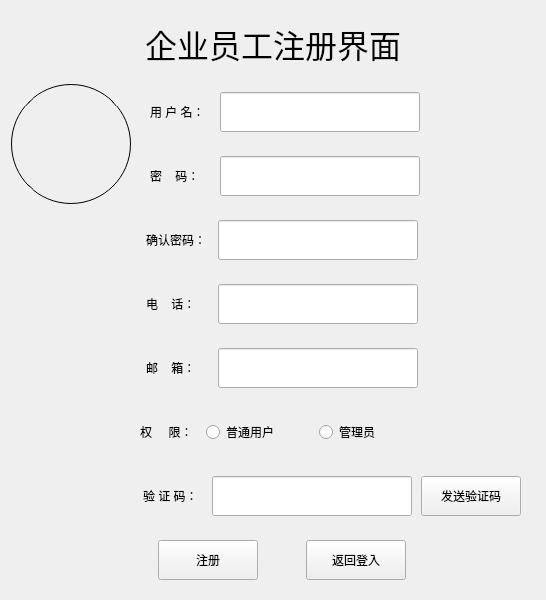
<?xml version="1.0" encoding="UTF-8"?>
<ui version="4.0">
 <class>Regist</class>
 <widget class="QDialog" name="Regist">
  <property name="geometry">
   <rect>
    <x>0</x>
    <y>0</y>
    <width>546</width>
    <height>586</height>
   </rect>
  </property>
  <property name="windowTitle">
   <string>Dialog</string>
  </property>
  <layout class="QVBoxLayout" name="verticalLayout">
   <item>
    <widget class="QWidget" name="widget" native="true">
     <layout class="QHBoxLayout" name="horizontalLayout">
      <item>
       <widget class="QLabel" name="label">
        <property name="font">
         <font>
          <family>Arial</family>
          <pointsize>24</pointsize>
         </font>
        </property>
        <property name="text">
         <string>企业员工注册界面</string>
        </property>
        <property name="alignment">
         <set>Qt::AlignCenter</set>
        </property>
       </widget>
      </item>
     </layout>
    </widget>
   </item>
   <item>
    <layout class="QGridLayout" name="gridLayout">
     <item row="0" column="0" rowspan="2">
      <widget class="QPushButton" name="pushButton_icon">
       <property name="minimumSize">
        <size>
         <width>120</width>
         <height>120</height>
        </size>
       </property>
       <property name="maximumSize">
        <size>
         <width>120</width>
         <height>120</height>
        </size>
       </property>
       <property name="styleSheet">
        <string notr="true">border:1px solid blcak;
border-radius:60px;</string>
       </property>
       <property name="text">
        <string/>
       </property>
       <property name="flat">
        <bool>false</bool>
       </property>
      </widget>
     </item>
     <item row="0" column="1">
      <widget class="QWidget" name="widget_2" native="true">
       <layout class="QHBoxLayout" name="horizontalLayout_2">
        <item>
         <widget class="QLabel" name="label_2">
          <property name="minimumSize">
           <size>
            <width>60</width>
            <height>40</height>
           </size>
          </property>
          <property name="maximumSize">
           <size>
            <width>60</width>
            <height>40</height>
           </size>
          </property>
          <property name="text">
           <string>用 户 名：</string>
          </property>
         </widget>
        </item>
        <item>
         <widget class="QLineEdit" name="lineEdit_user">
          <property name="minimumSize">
           <size>
            <width>200</width>
            <height>40</height>
           </size>
          </property>
          <property name="maximumSize">
           <size>
            <width>200</width>
            <height>40</height>
           </size>
          </property>
         </widget>
        </item>
        <item>
         <spacer name="horizontalSpacer_13">
          <property name="orientation">
           <enum>Qt::Horizontal</enum>
          </property>
          <property name="sizeType">
           <enum>QSizePolicy::Fixed</enum>
          </property>
          <property name="sizeHint" stdset="0">
           <size>
            <width>100</width>
            <height>20</height>
           </size>
          </property>
         </spacer>
        </item>
       </layout>
      </widget>
     </item>
     <item row="1" column="1">
      <widget class="QWidget" name="widget_3" native="true">
       <layout class="QHBoxLayout" name="horizontalLayout_3">
        <item>
         <widget class="QLabel" name="label_3">
          <property name="minimumSize">
           <size>
            <width>60</width>
            <height>40</height>
           </size>
          </property>
          <property name="maximumSize">
           <size>
            <width>60</width>
            <height>40</height>
           </size>
          </property>
          <property name="text">
           <string>密    码：</string>
          </property>
         </widget>
        </item>
        <item>
         <widget class="QLineEdit" name="lineEdit_pwd">
          <property name="minimumSize">
           <size>
            <width>200</width>
            <height>40</height>
           </size>
          </property>
          <property name="maximumSize">
           <size>
            <width>200</width>
            <height>40</height>
           </size>
          </property>
          <property name="echoMode">
           <enum>QLineEdit::Password</enum>
          </property>
         </widget>
        </item>
        <item>
         <spacer name="horizontalSpacer_14">
          <property name="orientation">
           <enum>Qt::Horizontal</enum>
          </property>
          <property name="sizeType">
           <enum>QSizePolicy::Fixed</enum>
          </property>
          <property name="sizeHint" stdset="0">
           <size>
            <width>100</width>
            <height>20</height>
           </size>
          </property>
         </spacer>
        </item>
       </layout>
      </widget>
     </item>
    </layout>
   </item>
   <item>
    <widget class="QWidget" name="widget_4" native="true">
     <layout class="QHBoxLayout" name="horizontalLayout_4">
      <item>
       <spacer name="horizontalSpacer_5">
        <property name="orientation">
         <enum>Qt::Horizontal</enum>
        </property>
        <property name="sizeType">
         <enum>QSizePolicy::Fixed</enum>
        </property>
        <property name="sizeHint" stdset="0">
         <size>
          <width>120</width>
          <height>20</height>
         </size>
        </property>
       </spacer>
      </item>
      <item>
       <widget class="QLabel" name="label_4">
        <property name="minimumSize">
         <size>
          <width>60</width>
          <height>40</height>
         </size>
        </property>
        <property name="maximumSize">
         <size>
          <width>60</width>
          <height>40</height>
         </size>
        </property>
        <property name="text">
         <string>确认密码：</string>
        </property>
       </widget>
      </item>
      <item>
       <widget class="QLineEdit" name="lineEdit_pwd_confirm">
        <property name="minimumSize">
         <size>
          <width>200</width>
          <height>40</height>
         </size>
        </property>
        <property name="maximumSize">
         <size>
          <width>200</width>
          <height>40</height>
         </size>
        </property>
        <property name="echoMode">
         <enum>QLineEdit::Password</enum>
        </property>
       </widget>
      </item>
      <item>
       <spacer name="horizontalSpacer_16">
        <property name="orientation">
         <enum>Qt::Horizontal</enum>
        </property>
        <property name="sizeType">
         <enum>QSizePolicy::Fixed</enum>
        </property>
        <property name="sizeHint" stdset="0">
         <size>
          <width>100</width>
          <height>20</height>
         </size>
        </property>
       </spacer>
      </item>
     </layout>
    </widget>
   </item>
   <item>
    <widget class="QWidget" name="widget_5" native="true">
     <layout class="QHBoxLayout" name="horizontalLayout_5">
      <item>
       <spacer name="horizontalSpacer_7">
        <property name="orientation">
         <enum>Qt::Horizontal</enum>
        </property>
        <property name="sizeType">
         <enum>QSizePolicy::Fixed</enum>
        </property>
        <property name="sizeHint" stdset="0">
         <size>
          <width>120</width>
          <height>20</height>
         </size>
        </property>
       </spacer>
      </item>
      <item>
       <widget class="QLabel" name="label_5">
        <property name="minimumSize">
         <size>
          <width>60</width>
          <height>40</height>
         </size>
        </property>
        <property name="maximumSize">
         <size>
          <width>60</width>
          <height>40</height>
         </size>
        </property>
        <property name="text">
         <string>电    话：</string>
        </property>
       </widget>
      </item>
      <item>
       <widget class="QLineEdit" name="lineEdit_phone">
        <property name="minimumSize">
         <size>
          <width>200</width>
          <height>40</height>
         </size>
        </property>
        <property name="maximumSize">
         <size>
          <width>200</width>
          <height>40</height>
         </size>
        </property>
       </widget>
      </item>
      <item>
       <spacer name="horizontalSpacer_18">
        <property name="orientation">
         <enum>Qt::Horizontal</enum>
        </property>
        <property name="sizeType">
         <enum>QSizePolicy::Fixed</enum>
        </property>
        <property name="sizeHint" stdset="0">
         <size>
          <width>100</width>
          <height>20</height>
         </size>
        </property>
       </spacer>
      </item>
     </layout>
    </widget>
   </item>
   <item>
    <widget class="QWidget" name="widget_6" native="true">
     <layout class="QHBoxLayout" name="horizontalLayout_6">
      <item>
       <spacer name="horizontalSpacer_9">
        <property name="orientation">
         <enum>Qt::Horizontal</enum>
        </property>
        <property name="sizeType">
         <enum>QSizePolicy::Fixed</enum>
        </property>
        <property name="sizeHint" stdset="0">
         <size>
          <width>120</width>
          <height>20</height>
         </size>
        </property>
       </spacer>
      </item>
      <item>
       <widget class="QLabel" name="label_6">
        <property name="minimumSize">
         <size>
          <width>60</width>
          <height>40</height>
         </size>
        </property>
        <property name="maximumSize">
         <size>
          <width>60</width>
          <height>40</height>
         </size>
        </property>
        <property name="text">
         <string>邮    箱：</string>
        </property>
       </widget>
      </item>
      <item>
       <widget class="QLineEdit" name="lineEdit_email">
        <property name="minimumSize">
         <size>
          <width>200</width>
          <height>40</height>
         </size>
        </property>
        <property name="maximumSize">
         <size>
          <width>200</width>
          <height>40</height>
         </size>
        </property>
       </widget>
      </item>
      <item>
       <spacer name="horizontalSpacer_19">
        <property name="orientation">
         <enum>Qt::Horizontal</enum>
        </property>
        <property name="sizeType">
         <enum>QSizePolicy::Fixed</enum>
        </property>
        <property name="sizeHint" stdset="0">
         <size>
          <width>100</width>
          <height>20</height>
         </size>
        </property>
       </spacer>
      </item>
     </layout>
    </widget>
   </item>
   <item>
    <widget class="QWidget" name="widget_7" native="true">
     <layout class="QHBoxLayout" name="horizontalLayout_7">
      <property name="spacing">
       <number>6</number>
      </property>
      <item>
       <spacer name="horizontalSpacer_11">
        <property name="orientation">
         <enum>Qt::Horizontal</enum>
        </property>
        <property name="sizeType">
         <enum>QSizePolicy::Fixed</enum>
        </property>
        <property name="sizeHint" stdset="0">
         <size>
          <width>120</width>
          <height>20</height>
         </size>
        </property>
       </spacer>
      </item>
      <item>
       <widget class="QLabel" name="label_7">
        <property name="minimumSize">
         <size>
          <width>60</width>
          <height>40</height>
         </size>
        </property>
        <property name="maximumSize">
         <size>
          <width>60</width>
          <height>40</height>
         </size>
        </property>
        <property name="text">
         <string>权     限： </string>
        </property>
       </widget>
      </item>
      <item>
       <widget class="QRadioButton" name="radioButton_normal">
        <property name="text">
         <string>普通用户</string>
        </property>
       </widget>
      </item>
      <item>
       <widget class="QRadioButton" name="radioButton_admin">
        <property name="text">
         <string>管理员</string>
        </property>
       </widget>
      </item>
      <item>
       <spacer name="horizontalSpacer_20">
        <property name="orientation">
         <enum>Qt::Horizontal</enum>
        </property>
        <property name="sizeType">
         <enum>QSizePolicy::Fixed</enum>
        </property>
        <property name="sizeHint" stdset="0">
         <size>
          <width>100</width>
          <height>20</height>
         </size>
        </property>
       </spacer>
      </item>
     </layout>
    </widget>
   </item>
   <item>
    <widget class="QWidget" name="widget_9" native="true">
     <layout class="QHBoxLayout" name="horizontalLayout_9">
      <item>
       <spacer name="horizontalSpacer_15">
        <property name="orientation">
         <enum>Qt::Horizontal</enum>
        </property>
        <property name="sizeType">
         <enum>QSizePolicy::Fixed</enum>
        </property>
        <property name="sizeHint" stdset="0">
         <size>
          <width>120</width>
          <height>20</height>
         </size>
        </property>
       </spacer>
      </item>
      <item>
       <widget class="QLabel" name="label_9">
        <property name="minimumSize">
         <size>
          <width>60</width>
          <height>40</height>
         </size>
        </property>
        <property name="maximumSize">
         <size>
          <width>60</width>
          <height>40</height>
         </size>
        </property>
        <property name="text">
         <string>验 证 码：</string>
        </property>
       </widget>
      </item>
      <item>
       <widget class="QLineEdit" name="lineEdit_check">
        <property name="minimumSize">
         <size>
          <width>200</width>
          <height>40</height>
         </size>
        </property>
        <property name="maximumSize">
         <size>
          <width>200</width>
          <height>40</height>
         </size>
        </property>
       </widget>
      </item>
      <item>
       <widget class="QPushButton" name="pushButton_Send">
        <property name="minimumSize">
         <size>
          <width>100</width>
          <height>40</height>
         </size>
        </property>
        <property name="maximumSize">
         <size>
          <width>100</width>
          <height>40</height>
         </size>
        </property>
        <property name="text">
         <string>发送验证码</string>
        </property>
       </widget>
      </item>
     </layout>
    </widget>
   </item>
   <item>
    <widget class="QWidget" name="widget_10" native="true">
     <layout class="QHBoxLayout" name="horizontalLayout_10">
      <property name="spacing">
       <number>30</number>
      </property>
      <item>
       <spacer name="horizontalSpacer_17">
        <property name="orientation">
         <enum>Qt::Horizontal</enum>
        </property>
        <property name="sizeType">
         <enum>QSizePolicy::Fixed</enum>
        </property>
        <property name="sizeHint" stdset="0">
         <size>
          <width>120</width>
          <height>20</height>
         </size>
        </property>
       </spacer>
      </item>
      <item>
       <widget class="QPushButton" name="pushButton_regist">
        <property name="minimumSize">
         <size>
          <width>100</width>
          <height>40</height>
         </size>
        </property>
        <property name="maximumSize">
         <size>
          <width>100</width>
          <height>40</height>
         </size>
        </property>
        <property name="text">
         <string>注册</string>
        </property>
       </widget>
      </item>
      <item>
       <widget class="QPushButton" name="pushButton_return_login">
        <property name="minimumSize">
         <size>
          <width>100</width>
          <height>40</height>
         </size>
        </property>
        <property name="maximumSize">
         <size>
          <width>100</width>
          <height>40</height>
         </size>
        </property>
        <property name="text">
         <string>返回登入</string>
        </property>
       </widget>
      </item>
      <item>
       <spacer name="horizontalSpacer_21">
        <property name="orientation">
         <enum>Qt::Horizontal</enum>
        </property>
        <property name="sizeType">
         <enum>QSizePolicy::Fixed</enum>
        </property>
        <property name="sizeHint" stdset="0">
         <size>
          <width>100</width>
          <height>20</height>
         </size>
        </property>
       </spacer>
      </item>
     </layout>
    </widget>
   </item>
  </layout>
 </widget>
 <resources/>
 <connections/>
</ui>
